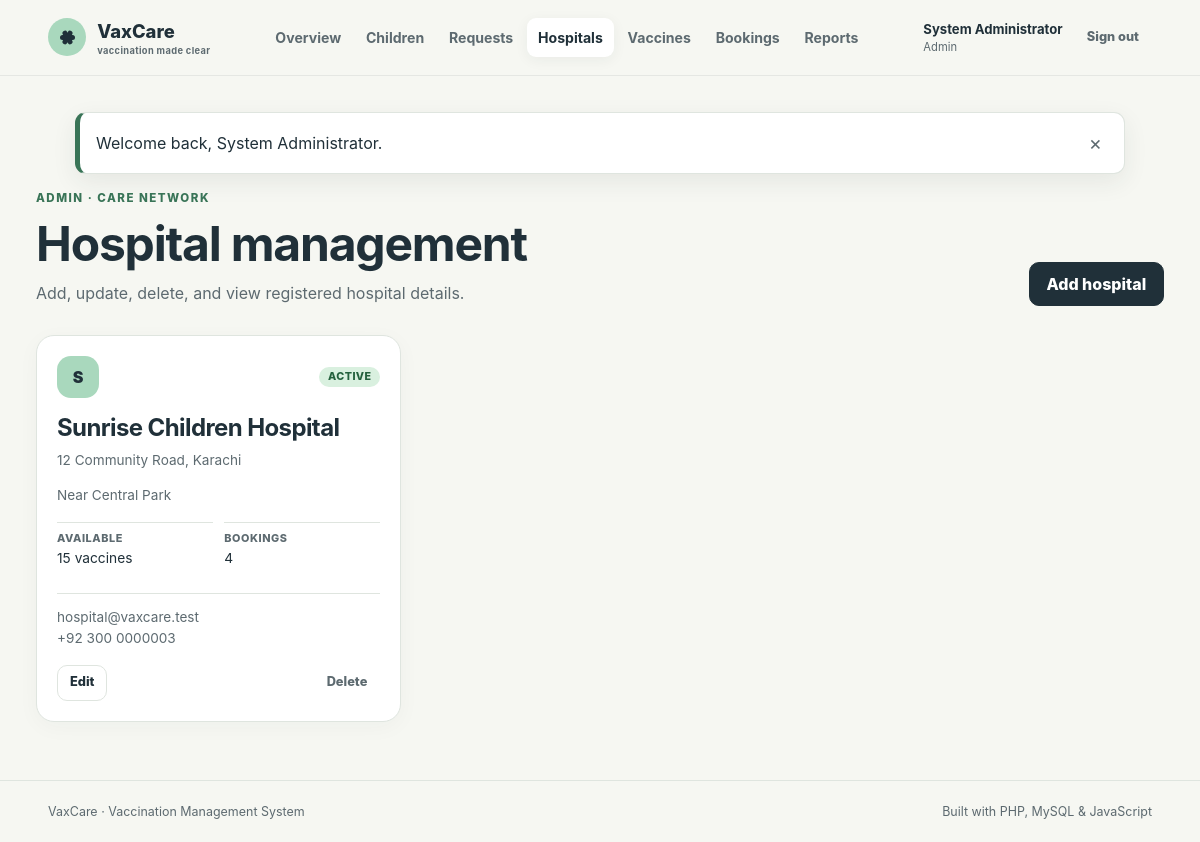
Screenshot of /index.php?route=admin.hospitals (signed in) with the database file from the repository.
### tables this page shows
CREATE TABLE `hospitals` (
  `id` bigint(20) unsigned NOT NULL AUTO_INCREMENT,
  `user_id` bigint(20) unsigned NOT NULL,
  `address` varchar(255) NOT NULL,
  `city` varchar(100) NOT NULL,
  `location_details` varchar(255) DEFAULT NULL,
  `created_at` timestamp NOT NULL DEFAULT current_timestamp(),
  `updated_at` timestamp NOT NULL DEFAULT current_timestamp() ON UPDATE current_timestamp(),
  PRIMARY KEY (`id`),
  UNIQUE KEY `user_id` (`user_id`),
  KEY `idx_hospitals_city` (`city`),
  CONSTRAINT `fk_hospital_user` FOREIGN KEY (`user_id`) REFERENCES `users` (`id`) ON DELETE CASCADE
);

CREATE TABLE `users` (
  `id` bigint(20) unsigned NOT NULL AUTO_INCREMENT,
  `role` enum('admin','parent','hospital') NOT NULL,
  `name` varchar(100) NOT NULL,
  `email` varchar(190) NOT NULL,
  `password_hash` varchar(255) NOT NULL,
  `phone` varchar(30) DEFAULT NULL,
  `status` enum('active','inactive') NOT NULL DEFAULT 'active',
  `created_at` timestamp NOT NULL DEFAULT current_timestamp(),
  `updated_at` timestamp NOT NULL DEFAULT current_timestamp() ON UPDATE current_timestamp(),
  PRIMARY KEY (`id`),
  UNIQUE KEY `email` (`email`),
  KEY `idx_users_role_status` (`role`,`status`)
);

### app/helpers.php (called while the page is built, shortened)
<?php
function e(mixed $value): string
{
    return htmlspecialchars((string) $value, ENT_QUOTES | ENT_SUBSTITUTE, 'UTF-8');
}
function url(string $route = 'home', array $query = []): string
{
    global $config;
    $query = array_merge(['route' => $route], $query);
    return ($config['base_url'] ?: 'index.php') . '?' . http_build_query($query);
}
function status_label(string $status): string
{
    return ucwords(str_replace('_', ' ', $status));
}
function render(string $view, array $data = []): never
{
    $viewFile = __DIR__ . '/views/' . $view . '.php';
    extract($data, EXTR_SKIP);
    require __DIR__ . '/views/layout/header.php';
    require $viewFile;
    require __DIR__ . '/views/layout/footer.php';
    exit;
}

### app/controllers/AdminController.php (called while the page is built, shortened)
<?php
function admin_hospitals(PDO $pdo): never
{
    $hospitals = $pdo->query(
        'SELECT h.*, u.name, u.email, u.phone, u.status,
                (SELECT COUNT(*) FROM appointments a WHERE a.hospital_id = h.id) booking_count,
                (SELECT COUNT(*) FROM hospital_vaccines hv WHERE hv.hospital_id = h.id AND hv.is_available = 1) available_count
         FROM hospitals h JOIN users u ON u.id = h.user_id ORDER BY u.status DESC, u.name'
    )->fetchAll();
    $editing = null;
    render('admin/hospitals', ['title' => 'Hospital management', 'hospitals' => $hospitals, 'editing' => $editing]);
}

### public/index.php (called while the page is built, shortened)
<?php
require_once dirname(__DIR__) . '/app/bootstrap.php';
require_once dirname(__DIR__) . '/app/controllers/AdminController.php';
$route = (string) ($_GET['route'] ?? 'home');
$routes = [
    'home' => 'auth_home',
    'login' => 'auth_login',
    'register.parent' => 'auth_register_parent',
    'register.hospital' => 'auth_register_hospital',
    'logout' => 'auth_logout',
    'admin.dashboard' => 'admin_dashboard',
    'admin.children' => 'admin_children',
    'admin.requests' => 'admin_requests',
    'admin.request.update' => 'admin_request_update',
    'admin.hospitals' => 'admin_hospitals',
    'admin.hospital.save' => 'admin_hospital_save',
    'admin.hospital.delete' => 'admin_hospital_delete',
    'admin.vaccines' => 'admin_vaccines',
    'admin.bookings' => 'admin_bookings',
    'admin.reports' => 'admin_reports',
    'parent.dashboard' => 'parent_dashboard',
    'parent.children' => 'parent_children',
    'parent.child.save' => 'parent_child_save',
    'parent.child.delete' => 'parent_child_delete',
    'parent.hospitals' => 'parent_hospitals',
    'parent.booking.create' => 'parent_booking_create',
    'parent.bookings' => 'parent_bookings',
    'parent.report' => 'parent_report',
    'parent.profile' => 'parent_profile',
    'hospital.dashboard' => 'hospital_dashboard',
    'hospital.inventory' => 'hospital_inventory',
    'hospital.inventory.update' => 'hospital_inventory_update',
    'hospital.appointments' => 'hospital_appointments',
    'hospital.appointment.update' => 'hospital_appointment_update',
];
$routes[$route]($pdo);

### app/config.php (called while the page is built, shortened)
<?php
return [
    'app_name' => 'VaxCare',
    'base_url' => rtrim((string) (getenv('APP_URL') ?: ''), '/'),
    'timezone' => (string) (getenv('APP_TIMEZONE') ?: 'Asia/Karachi'),
    'db' => [
        'host' => (string) (getenv('DB_HOST') ?: '127.0.0.1'),
        'port' => (int) (getenv('DB_PORT') ?: 3306),
        'name' => (string) (getenv('DB_DATABASE') ?: 'vaccination_management'),
        'user' => (string) (getenv('DB_USERNAME') ?: 'root'),
        'pass' => (string) (getenv('DB_PASSWORD') ?: ''),
        'charset' => 'utf8mb4',
    ],
];

### app/bootstrap.php (called while the page is built, shortened)
<?php
$config = require __DIR__ . '/config.php';
date_default_timezone_set($config['timezone']);
require_once __DIR__ . '/helpers.php';

### app/views/admin/hospitals.php (the view, shortened to what this page needs)
<div class="page-heading"><div><span class="eyebrow">Admin · Care network</span><h1>Hospital management</h1><p>Add, update, delete, and view registered hospital details.</p></div><button class="button" type="button" data-dialog-open="hospital-form"><?= $editing ? 'Edit hospital' : 'Add hospital' ?></button></div>
<section class="card-grid hospital-grid">
<?php foreach ($hospitals as $hospital): ?><article class="info-card <?= $hospital['status'] === 'inactive' ? 'is-muted' : '' ?>">
    <div class="card-top"><span class="initial-badge"><?= e(mb_strtoupper(mb_substr($hospital['name'], 0, 1))) ?></span><span class="status status-<?= e($hospital['status']) ?>"><?= e(status_label($hospital['status'])) ?></span></div>
    <h2><?= e($hospital['name']) ?></h2><p><?= e($hospital['address']) ?>, <?= e($hospital['city']) ?></p>
    <?php if ($hospital['location_details']): ?><p class="muted"><?= e($hospital['location_details']) ?></p><?php endif; ?>
    <dl class="mini-stats"><div><dt>Available</dt><dd><?= (int) $hospital['available_count'] ?> vaccines</dd></div><div><dt>Bookings</dt><dd><?= (int) $hospital['booking_count'] ?></dd></div></dl>
    <p class="contact-line"><?= e($hospital['email']) ?><br><?= e($hospital['phone'] ?: 'No phone') ?></p>
    <div class="card-actions"><a class="button button-secondary button-small" href="<?= e(url('admin.hospitals', ['edit' => $hospital['id']])) ?>">Edit</a><form method="post" action="<?= e(url('admin.hospital.delete')) ?>" data-confirm="Remove this hospital? Existing booking history will be preserved."><?= csrf_field() ?><input type="hidden" name="hospital_id" value="<?= (int) $hospital['id'] ?>"><button class="button button-quiet button-small" type="submit">Delete</button></form></div>
</article><?php endforeach; ?>
</section>

### public/assets/css/app.css (style rules this page uses)
:root { --ink: #203039; --ink-soft: #5d6a70; --paper: #f6f7f2; --surface: #ffffff; --line: #dfe5df; --mint: #a9d8bd; --mint-deep: #397457; --coral: #f1a78f; --coral-deep: #994d37; --blue: #b8d7e8; --blue-deep: #35677f; --sun: #f0d477; --danger: #b94b49; --shadow: 0 14px 42px rgba(32, 48, 57, .08); --radius: 18px; --radius-sm: 11px; }
* { box-sizing: border-box; }
html { scroll-behavior: smooth; }
body { margin: 0; color: var(--ink); background: var(--paper); font-family: Inter, ui-sans-serif, system-ui, -apple-system, "Segoe UI", sans-serif; line-height: 1.55; }
button, input, select, textarea { font: inherit; }
button, a { -webkit-tap-highlight-color: transparent; }
a { color: var(--mint-deep); text-decoration: none; }
h1, h2, h3, p { margin-top: 0; }
h1, h2, h3 { line-height: 1.13; letter-spacing: -.025em; }
h1 { font-size: clamp(2rem, 4vw, 3.5rem); margin-bottom: .65rem; }
h2 { font-size: clamp(1.25rem, 2vw, 1.75rem); margin-bottom: .55rem; }
.muted { color: var(--ink-soft); }
.eyebrow { display: block; margin-bottom: .55rem; color: var(--mint-deep); font-size: .72rem; font-weight: 800; letter-spacing: .13em; text-transform: uppercase; }
.button { display: inline-flex; align-items: center; justify-content: center; min-height: 44px; padding: .7rem 1.05rem; border: 1px solid var(--ink); border-radius: 10px; background: var(--ink); color: white; font-weight: 800; line-height: 1; cursor: pointer; transition: transform .18s ease, box-shadow .18s ease, background .18s ease; }
.button-secondary { color: var(--ink); background: transparent; border-color: var(--line); }
.button-quiet { min-height: 36px; color: var(--ink-soft); background: transparent; border-color: transparent; }
.button-small { min-height: 36px; padding: .55rem .75rem; font-size: .8rem; }
.page-heading { display: flex; align-items: flex-end; justify-content: space-between; gap: 1.5rem; margin-bottom: 1.8rem; }
.page-heading h1 { font-size: clamp(2rem, 4vw, 3.25rem); }
.page-heading p { max-width: 690px; margin-bottom: 0; color: var(--ink-soft); }
.status { display: inline-flex; width: max-content; padding: .3rem .55rem; border-radius: 999px; color: var(--ink); background: #e9ece9; font-size: .67rem; font-weight: 850; line-height: 1; text-transform: uppercase; letter-spacing: .04em; }
.status-approved, .status-available, .status-active { background: #d9f0df; color: #24613d; }
.card-grid, .request-grid, .vaccine-summary-grid { display: grid; grid-template-columns: repeat(3, minmax(0, 1fr)); gap: 1rem; margin-bottom: 1.4rem; }
.info-card, .request-card, .vaccine-summary-grid article { padding: 1.25rem; background: white; border: 1px solid var(--line); border-radius: var(--radius); box-shadow: 0 5px 22px rgba(32,48,57,.035); }
.card-top, .request-top { display: flex; align-items: center; justify-content: space-between; gap: .7rem; margin-bottom: 1rem; }
.initial-badge { display: grid; place-items: center; width: 42px; height: 42px; border-radius: 14px; background: var(--mint); font-weight: 900; }
.info-card > p { color: var(--ink-soft); font-size: .85rem; }
.info-card dl, .request-card dl, .report-list dl { margin: 1rem 0; }
.info-card dl > div, .request-card dl > div { padding: .45rem 0; border-top: 1px solid var(--line); }
dt { color: var(--ink-soft); font-size: .68rem; font-weight: 800; letter-spacing: .05em; text-transform: uppercase; }
dd { margin: .1rem 0 0; font-size: .86rem; }
.card-actions { display: flex; align-items: center; justify-content: space-between; gap: .7rem; margin-top: 1rem; }
.mini-stats { display: grid; grid-template-columns: 1fr 1fr; gap: .7rem; }
.contact-line { padding-top: .8rem; border-top: 1px solid var(--line); }

### rows the page displays
hospitals: user.name "S", user.status "ACTIVE", user.name "Sunrise Children Hospital", address "12 Community Road", city "Karachi", location_details "Near Central Park", available_count "15", booking_count "4", user.email "hospital@vaxcare.test", user.phone "+92 300 0000003"

### other values shown
$label "Overview"
$label "Children"
$label "Requests"
$label "Hospitals"
$label "Vaccines"
$label "Bookings"
$label "Reports"
$user['name'] "System Administrator"
status_label($role) "Admin"
$flash['message'] "Welcome back, System Administrator."
